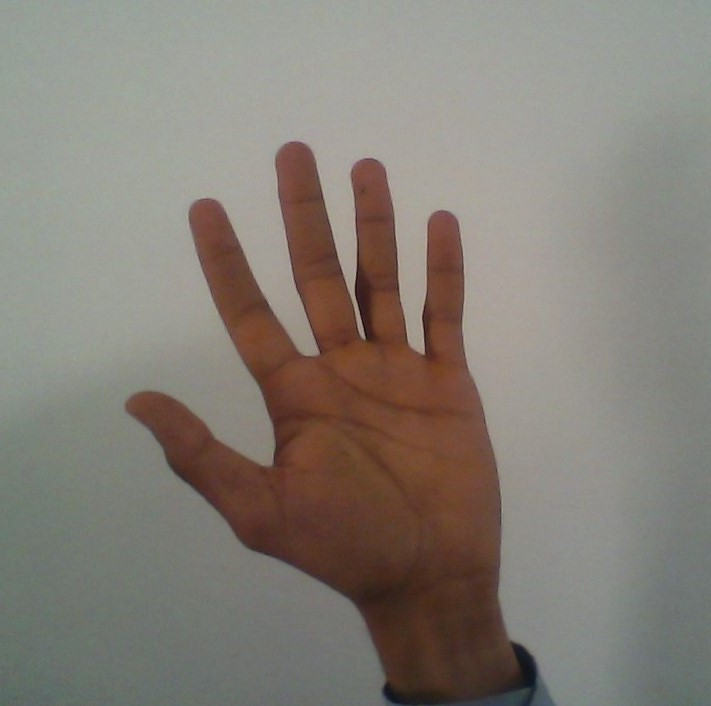
#> input picture hand.jpg, 711 x 706 px
$ python atelier_5.py   (older library calls are emulated)
#> lines starting #> are read from the running program, lines starting #| are printed output that depends on the picture; after the words box and inside, x2 and y2 are one past the last pixel; in counts of white or black regions, pixels touching at a corner belong together
# -*- coding: utf-8 -*-
"""
Created on Thu Jun  6 15:38:00 2019

@author: EL KHOU Mohammed


On souhaite etablir un systeme qui permet de faire le suivi de la main
en utilisant les points d'interets SIFT.
On suppose que le mouvement majoritaire est effectue par la main

. Soustraire l'arriere-plan complexe a l'aide du MOG2
    RGB
. Detecter la region de la main
    Utilser les operation morphologiques
. Calculer les points d'interts SIFT
. Apparier les points pour prédire le chemin de la main

"""
# import the necessary packages
import cv2, imutils
import numpy as np

cap = cv2.VideoCapture(0)
#cap = cv2.VideoCapture('highway.mp4')

MOG2 = cv2.createBackgroundSubtractorMOG2(history=20, varThreshold=25, detectShadows=True)
#MOG2 = cv2.bgsegm.createBackgroundSubtractorMOG()

term_criteria = (cv2.TERM_CRITERIA_EPS | cv2.TERM_CRITERIA_COUNT, 10, 1)

x, y, width, height = 10, 100, 170, 190#300, 305, 300, 300
# Create SIFT Feature Detector object
sift = cv2.xfeatures2d.SIFT_create()
#sift = cv2.SIFT()

FLANN_INDEX_KDITREE=0
flannParam = dict(algorithm=FLANN_INDEX_KDITREE,tree=5)
flann = cv2.FlannBasedMatcher(flannParam,{})

ap = 0
MIN_MATCH_COUNT= 10
trainFrame = cv2.imread("hand.jpg",0)
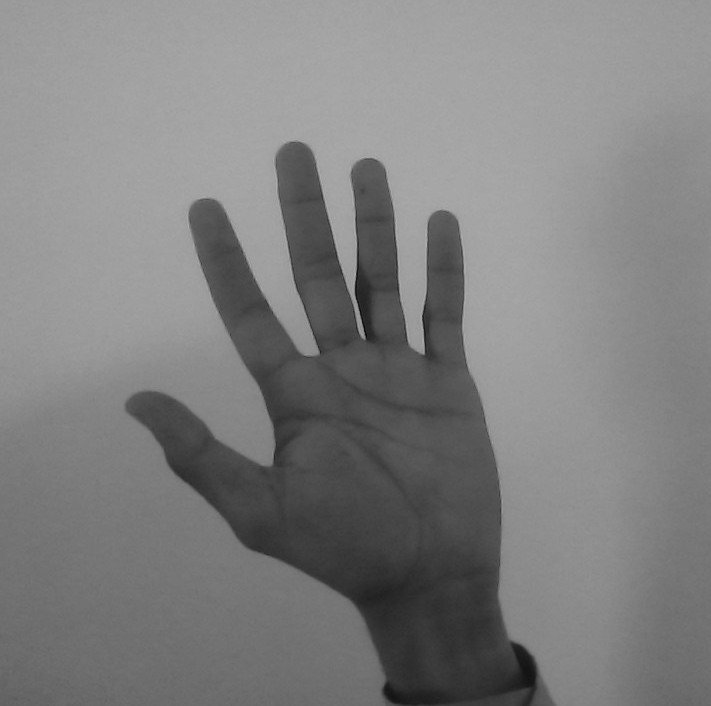
#> trainFrame: shape (706, 711); min 9, max 177, mean 127.6
trainFrame = imutils.resize(trainFrame, height=350)
#> trainFrame: shape (350, 352)
trainKP, trainDesc = sift.detectAndCompute(trainFrame,None)
#> trainKP = 43 keypoints; strongest (x, y, size): (206, 168, 6.4), (147, 85, 16.2), (183, 90, 13.4), (260, 332, 10.5)

# list of tracked points
pts = []

while cap.isOpened():
    try:
#    if 1:
        ret, frame = cap.read()
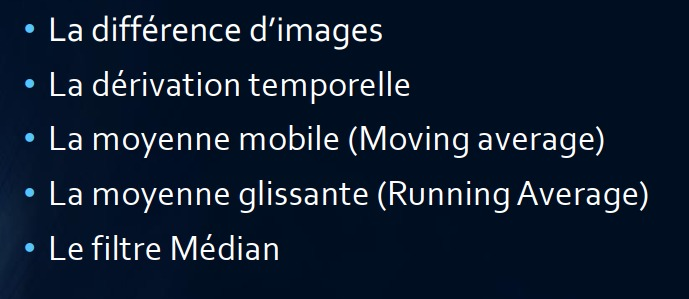
#> input picture Atelier_2.jpg, 689 x 299 px, given in place of the camera
#> frame is the input picture: shape (299, 689, 3); mean B, G, R 48.7, 30.1, 16.7
        if not ret:
            break

    # resize the frame
        frame = imutils.resize(frame, height=350)
#> frame: shape (350, 806, 3)
#        frame = cv2.resize(frame, dsize=None, fx=0.5, fy=0.5)
    # inverce l'image
        frame = cv2.flip(frame, 1)
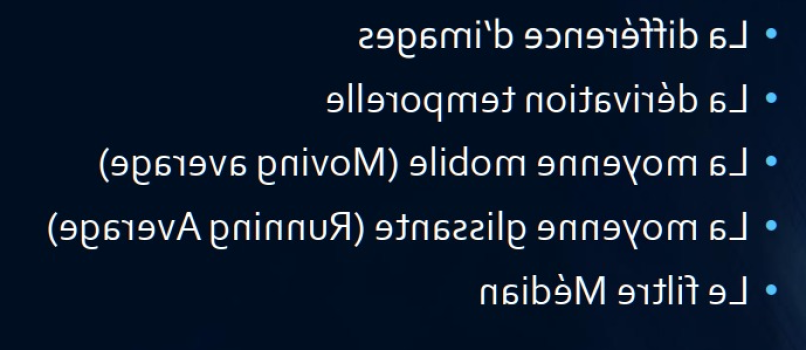
#> frame: shape (350, 806, 3); mean B, G, R 48.6, 30, 16.7

        maskMOG2 = MOG2.apply(frame)
#> maskMOG2: shape (350, 806); every value is 127

    # le seuiage
#        mask = maskMOG2.copy()
        mask = cv2.threshold(maskMOG2, 25, 255, cv2.THRESH_BINARY)[1]
#> mask: shape (350, 806); every value is 255

        kernel = np.ones((3,3),np.uint8)
    #extrapolate the hand to fill dark spots within
        mask = cv2.dilate(mask,kernel,iterations = 4)

    # blur the image to remove the noise for the contorus detection,
    # otherwise we would many false contours, or not so clean boundaries.
        '''
        pour éliminer le bruit pour la détection des contours,
        sinon nous aurions beaucoup de faux contours, ou des limites moins nettes.

        '''
        mask = cv2.GaussianBlur(mask,(5,5),100)


# segment the hand region :

    # get the contours in the thresholded image
    # finding the approximate contours of all closed objects in image
        (_, contours, _) = cv2.findContours(mask.copy(), cv2.RETR_TREE, cv2.CHAIN_APPROX_SIMPLE)
#> contours = [[[0, 0], [0, 349], [805, 349], [805, 0]]]
#        (_, contours, _) = cv2.findContours(roi.copy(), cv2.RETR_EXTERNAL, cv2.CHAIN_APPROX_SIMPLE)
#        (_, contours, _) = cv2.findContours(roi.copy(), cv2.RETR_LIST, cv2.CHAIN_APPROX_NONE)

    # return None, if no contours detected
        if len(contours) != 0:
    # [15 lines of commented-out code are left out]
            cnt = max(contours, key=cv2.contourArea)
#> cnt = [[0, 0], [0, 349], [805, 349], [805, 0]]

            frameD = frame.copy()
        # draw the segmented region and display the frame
        # storing the hull points and contours in "frame" image variable(matrix).
            cv2.drawContours(frameD,[cnt],0,(255,0,0),2)

        # Finding the convex hull of largest contour
            hull = cv2.convexHull(cnt,returnPoints=True)
#> hull = [[805, 0], [805, 349], [0, 349], [0, 0]]
            cv2.drawContours(frameD,[hull],0,(0, 0, 255),2) # 5dar :  (0,255,0)

        # Straight Bounding Rectangle
        # from : https://docs.opencv.org/3.1.0/dd/d49/tutorial_py_contour_features.html
        # Let (x,y) be the top-left coordinate of the rectangle and (w,h) be its width and height.
#            x,y,width, height= cv2.boundingRect(cnt)
            x, y, width, height = cv2.boundingRect(hull)
#> x = 0; y = 0; width = 806; height = 350

            cv2.rectangle(frameD, (x, y), (x + width, y + height), (0), 2)
            cv2.putText(frameD,'Contours Detected',(x,y), cv2.FONT_HERSHEY_SIMPLEX, 0.5, (0,0,255), 1, cv2.LINE_AA)
#> frameD: shape (350, 806, 3); mean B, G, R 48, 29.7, 17.7

        # get the ROI
            roi = np.zeros_like(frame)
            roi[...,0] = mask
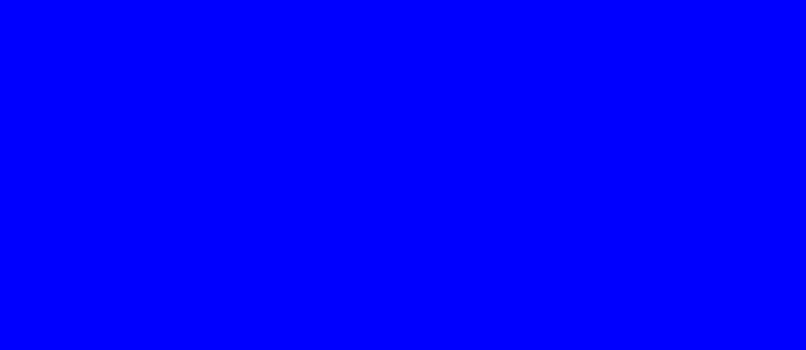
#> roi: shape (350, 806, 3); mean of channels 0, 1, 2 255, 0, 0; drawn as B, G, R
            roi[...,1] = mask
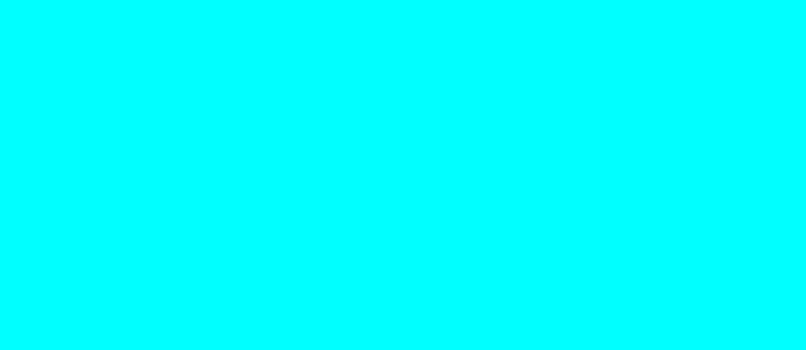
#> roi: shape (350, 806, 3); mean of channels 0, 1, 2 255, 255, 0; drawn as B, G, R
            roi[...,2] = mask
#> roi: shape (350, 806, 3); every value is 255
#            roi = abs(mask + np.zeros_like(frame))
            cv2.rectangle(roi, (x, y), (x + width, y + height), (0,255,0), 4)
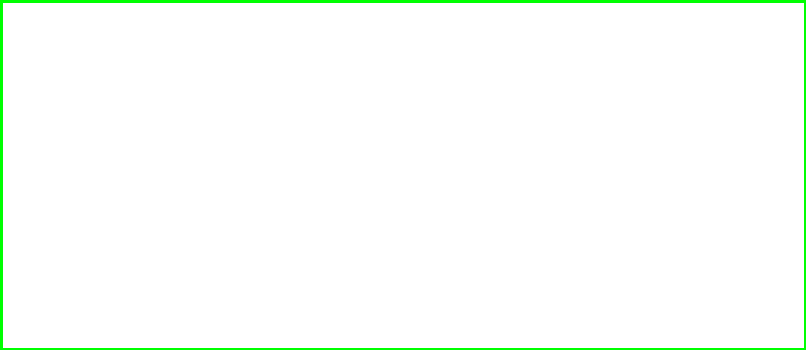
#> roi: shape (350, 806, 3); mean of channels 0, 1, 2 249.8, 255, 249.8; drawn as B, G, R
            cv2.putText(roi,'Contours Detected',(x,y), cv2.FONT_HERSHEY_SIMPLEX, 0.5, (0,0,255), 1, cv2.LINE_AA)
#> roi: shape (350, 806, 3); 0.04% of pixels changed, all inside (x1, y1, x2, y2) = (4, 0, 145, 2)
        # we approximate the contours to remove the noise.
#            approx = cv2.approxPolyDP(cnt, 0.01*cv2.arcLength(cnt, True), True)
#            cv2.drawContours(frameD, [approx], 0, (0), 3)

        # centroid
        # from : https://www.pyimagesearch.com/2015/09/14/ball-tracking-with-opencv/
            M = cv2.moments(cnt)
#> M = moments, m00 280945, centre m10/m00, m01/m00 = (402.5, 174.5)
            center = (int(M["m10"] / M["m00"]), int(M["m01"] / M["m00"]))
#> center = (402, 174)
        # update the points queue
            if len(pts) >= 34:
                pts.pop(0)
            pts.append(center)


        '''
        Scale Invariant Feature Transform (SIFT)
        keypoints : sont les points d’intérêt dans une image

        OpenCV fournit également la fonction cv2.drawKeyPoints () qui dessine les petits cercles
        sur les emplacements des points-clés.
        Si vous passez un drapeau, cv2.DRAW_MATCHES_FLAGS_DRAW_RICH_KEYPOINTS,
        il va dessiner un cercle de la taille du point-clé et même montrer son orientation.
        sow how to findContours from keypoints in SIFT in python
        '''

    # Convert Keypoints to an argument for findhomography()
        frameS = frame.copy()
        frameM = frame.copy()
#        queryFrame = mask.copy()
#        queryFrame = maskMOG2.copy()
        queryFrame = cv2.cvtColor(frame, cv2.COLOR_BGR2GRAY)
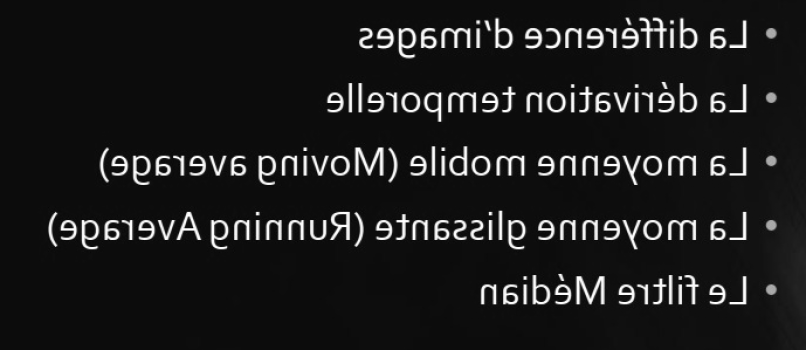
#> queryFrame: shape (350, 806); min 2, max 255, mean 28.2

        if ap == 0:
            ap = 1
        else:
        # find the keypoints and descriptors with SIFT
#            trainKP, trainDesc = sift.detectAndCompute(trainFrame,None)
            queryKP, queryDesc = sift.detectAndCompute(queryFrame,None)
#  Draw rich key points on input image
            frameS = cv2.drawKeypoints(frame, queryKP, None, flags=cv2.DRAW_MATCHES_FLAGS_DRAW_RICH_KEYPOINTS)

            matches = flann.knnMatch(queryDesc,trainDesc,k=2)
        # Apply ratio test
        # store all the good matches as per Lowe's ratio test.
            goodMatch = []
            if matches:
                for m,n in matches:
                    if m.distance < 0.75*n.distance:
                        goodMatch.append(m)

                if(len(goodMatch) > MIN_MATCH_COUNT):
                    tp=[]
                    qp=[]
                    for m in goodMatch:
                        tp.append( trainKP[m.trainIdx].pt)
                        qp.append( queryKP[m.queryIdx].pt)
                    tp, qp = np.float32((tp, qp))
                    H, status = cv2.findHomography(tp,qp,cv2.RANSAC,3.0)
                    h, w = trainFrame.shape
                    trainBorder = np.float32([[[0,0],[0,h-1],[w-1,h-1],[w-1,0]]])

                    queryBorder = cv2.perspectiveTransform(trainBorder,H)

# [5 lines of commented-out code are left out]

                    cv2.polylines(frameS,[np.int32(queryBorder)],True,(0,255,0),5)

                # [8 lines of commented-out code are left out]
                    print("Object found- %d / %d"%(len(goodMatch),MIN_MATCH_COUNT))
                else:
                    print ("Not Enough match found- %d / %d" %(len(goodMatch),MIN_MATCH_COUNT))

            '''
            Feature Matching   =   Correspondance des fonctionnalités
            Les caractéristiques extraites d’images différentes à l’aide de SIFT ou SURF
            peuvent être associées pour trouver des objets / motifs similaires présents
            dans des images différentes.
            from : https://docs.opencv.org/3.4.3/dc/dc3/tutorial_py_matcher.html
            '''
            frameM = frame.copy()
#        # BFMatcher with default params
            bfMatcher = cv2.BFMatcher()
            matches2 = bfMatcher.knnMatch(trainDesc, queryDesc, k=2)
            if matches2 is not None:
                if matches2:
                    goodMatch = []
                    for m, n in matches2:
                        if m.distance < 0.75*n.distance:
                            goodMatch.append([m])

                    # cv2.drawMatchesKnn expects list of lists as matches.
                    frameM = cv2.drawMatchesKnn(trainFrame, trainKP, frame, queryKP, goodMatch, frameM, flags=cv2.DRAW_MATCHES_FLAGS_DRAW_RICH_KEYPOINTS)

#        trainFrame = queryFrame[ x:(x + width), y:(y + height)].copy()

    # loop over the set of tracked points
    # from : https://www.pyimagesearch.com/2015/09/14/ball-tracking-with-opencv/
        for i in range(0, len(pts)-2):
		# if either of the tracked points are None, ignore
		# them
            if pts[len(pts) - i - 1] is None or pts[len(pts) - i - 2 ] is None:
                print('Ereur !! line 250')
                continue
		# otherwise, compute the thickness of the line and
		# draw the connecting lines
            thickness = int(np.sqrt(34.00 / float(i + 1)) * 2.5)
            cv2.line(frameS, pts[len(pts) - i - 1], pts[len(pts) - i - 2], (0, 0, 255), thickness)
#> this loop made 0 passes

    # show the frame to our screen
        cv2.moveWindow( 'Mask MOG2', 0, 0)
        cv2.moveWindow( 'ROI', 470, 0)
        cv2.moveWindow( 'Contours Detection', 470*2-41, 0)
        cv2.moveWindow( 'SIFT', 470*2-41, 360)
        cv2.moveWindow( 'Feature Matching', 0, 360)

        cv2.imshow('Feature Matching',frameM)
        cv2.imshow("SIFT", frameS)
        cv2.imshow("Mask MOG2", maskMOG2)
        cv2.imshow("ROI", roi)
        cv2.imshow("Contours Detection", frameD)

    except Exception as e:
        print(' Ereur !! ',e)
        ap = 0
        pass

    k = cv2.waitKey(30) & 0xFF
#> (key Esc is pressed here)
    if k == 27:
        break
    elif k == ord('s'):
        cv2.imwrite('hand.png',frame)
    prvs = next

# if we are not using a video file, stop the camera video stream

cap.release()
cv2.destroyAllWindows()
exit(0)
#> (the program exits here)
